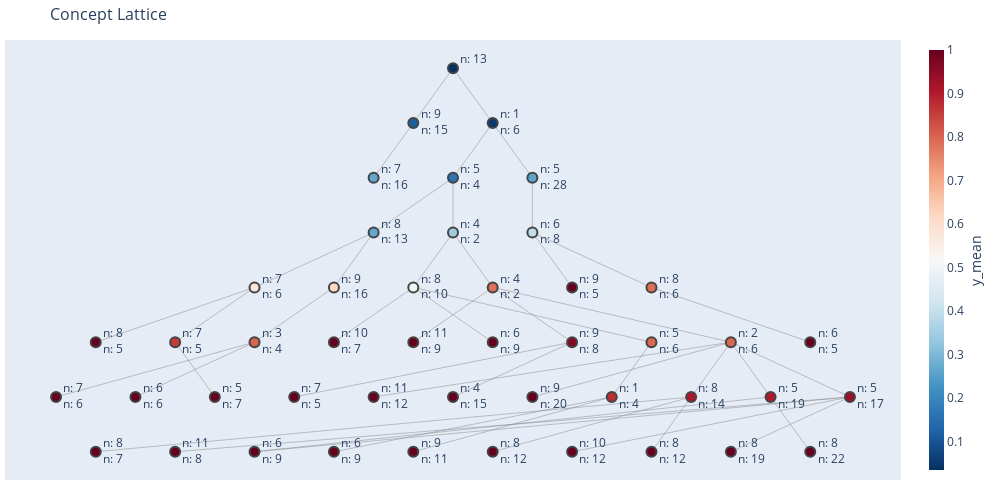

Notebook code cell kept with this figure:
### Code cell
fig_stab.show()

### Figure 1 — Plotly figure (JSON) as saved in the notebook; plotly's stock layout.template omitted (floating-point values rounded to 4 significant figures; data arrays with more than 128 entries replaced by an {"elided": "..."} marker saying what was removed)
{"data": [{"hoverinfo": "none", "line": {"color": "#888", "width": 0.5}, "mode": "lines", "type": "scatter", "x": {"elided": "138 float values"}, "y": {"elided": "138 int values"}}, {"hoverinfo": "text", "hovertext": ["PatternStructure 42<br><br>extent (len: 5): 1349, 4364, 3005, 4388, 1415<br>intent (len: 13): job in [\"admin.\", \"retired\"], contact in [\"cellular\", \"telephone\"], marital in [\"divorced\", \"married\"], previous in [0, 9], month in [\"dec\", \"jun\", \"mar\"],...<br>new extent (len: 5): 1349, 4364, 3005, 4388, 1415<br>new_intent (len: 6): campaign, housing, balance, age, education,...<br>metric strongness = 1.0<br>metric stab_min_bound = None<br>metric stab_max_bound = None<br>metric log_stab_min_bound = None<br>metric log_stab_max_bound = None<br>metric lstab_min_bound = None<br>metric n_uncovered = 0<br>", "PatternStructure 44<br><br>extent (len: 5): 3301, 3930, 328, 3005, 540<br>intent (len: 14): housing in [0, 1], poutcome in [\"other\", \"success\"], default = 0, contact = cellular, job in [\"admin.\", \"retired\", \"services\", \"unemployed\"],...<br>new extent (len: 5): 3301, 3930, 328, 3005, 540<br>new_intent (len: 8): balance, pdays, month, contact, poutcome,...<br>metric strongness = 1.0<br>metric stab_min_bound = None<br>metric stab_max_bound = None<br>metric log_stab_min_bound = None<br>metric log_stab_max_bound = None<br>metric lstab_min_bound = None<br>metric n_uncovered = 0<br>", "PatternStructure 45<br><br>extent (len: 5): 3843, 3176, 3270, 540, 3896<br>intent (len: 14): loan in [0, 1], contact in [\"cellular\", \"telephone\"], poutcome = success, month in [\"apr\", \"jul\", \"may\"], default = 0,...<br>new extent (len: 5): 3843, 3176, 3270, 540, 3896<br>new_intent (len: 7): balance, pdays, month, age, education,...<br>metric strongness = 1.0<br>metric stab_min_bound = None<br>metric stab_max_bound = None<br>metric log_stab_min_bound = None<br>metric log_stab_max_bound = None<br>metric lstab_min_bound = None<br>metric n_uncovered = 0<br>", "PatternStructure 43<br><br>extent (len: 5): 4364, 1467, 3743, 2685, 2014<br>intent (len: 13): loan in [0, 1], contact in [\"cellular\", \"telephone\"], default = 0, age in [42, 74], marital in [\"divorced\", \"single\"],...<br>new extent (len: 5): 4364, 1467, 3743, 2685, 2014<br>new_intent (len: 9): marital, campaign, balance, month, poutcome,...<br>metric strongness = 1.0<br>metric stab_min_bound = None<br>metric stab_max_bound = None<br>metric log_stab_min_bound = None<br>metric log_stab_max_bound = None<br>metric lstab_min_bound = None<br>metric n_uncovered = 0<br>", "PatternStructure 40<br><br>extent (len: 6): 3978, 2213, 110, 4216, 2122,...<br>intent (len: 14): previous in [1, 4], default = 0, contact = cellular, housing = 0, campaign in [1, 6],...<br>new extent (len: 6): 3978, 2213, 110, 4216, 2122,...<br>new_intent (len: 7): balance, pdays, month, contact, previous,...<br>metric strongness = 1.0<br>metric stab_min_bound = None<br>metric stab_max_bound = None<br>metric log_stab_min_bound = None<br>metric log_stab_max_bound = None<br>metric lstab_min_bound = None<br>metric n_uncovered = 0<br>", "PatternStructure 41<br><br>extent (len: 6): 1124, 492, 3088, 2486, 3931,...<br>intent (len: 14): contact in [\"cellular\", \"telephone\"], pdays in [91.0, 683.0], campaign in [1, 2], default = 0, job in [\"admin.\", \"technician\", \"unknown\"],...<br>new extent (len: 6): 1124, 492, 2486, 3088, 3931,...<br>new_intent (len: 6): campaign, month, previous, age, education,...<br>metric strongness = 1.0<br>metric stab_min_bound = None<br>metric stab_max_bound = None<br>metric log_stab_min_bound = None<br>metric log_stab_max_bound = None<br>metric lstab_min_bound = None<br>metric n_uncovered = 0<br>", "PatternStructure 37<br><br>extent (len: 7): 2444, 2988, 3370, 3270, 3239,...<br>intent (len: 14): job in [\"blue-collar\", \"entrepreneur\", \"management\", \"student\"], previous in [1, 4], education in [\"primary\", \"secondary\", \"tertiary\"], contact = cellular, default = 0,...<br>new extent (len: 7): 2444, 2988, 3370, 3270, 3239,...<br>new_intent (len: 5): marital, month, contact, age, job<br>metric strongness = 1.0<br>metric stab_min_bound = None<br>metric stab_max_bound = None<br>metric log_stab_min_bound = None<br>metric log_stab_max_bound = None<br>metric lstab_min_bound = None<br>metric n_uncovered = 0<br>", "PatternStructure 38<br><br>extent (len: 7): 2188, 4160, 2266, 492, 4224,...<br>intent (len: 14): pdays in [90.0, 278.0], contact in [\"cellular\", \"telephone\"], poutcome = success, balance in [-242, 1978], job in [\"admin.\", \"retired\", \"technician\", \"unemployed\"],...<br>new extent (len: 7): 2188, 4160, 2266, 492, 4224,...<br>new_intent (len: 8): balance, pdays, month, age, education,...<br>metric strongness = 1.0<br>metric stab_min_bound = None<br>metric stab_max_bound = None<br>metric log_stab_min_bound = None<br>metric log_stab_max_bound = None<br>metric lstab_min_bound = None<br>metric n_uncovered = 0<br>", "PatternStructure 39<br><br>extent (len: 7): 1181, 1048, 684, 3658, 1485,...<br>intent (len: 14): contact in [\"cellular\", \"telephone\"], poutcome in [\"other\", \"success\"], default = 0, housing = 0, campaign in [1, 6],...<br>new extent (len: 7): 1048, 1181, 684, 3658, 1485,...<br>new_intent (len: 10): marital, campaign, housing, balance, pdays,...<br>metric strongness = 1.0<br>metric stab_min_bound = None<br>metric stab_max_bound = None<br>metric log_stab_min_bound = None<br>metric log_stab_max_bound = None<br>metric lstab_min_bound = None<br>metric n_uncovered = 0<br>", "PatternStructure 36<br><br>extent (len: 8): 1056, 3250, 684, 3088, 2847,...<br>intent (len: 14): contact in [\"cellular\", \"telephone\"], job in [\"blue-collar\", \"entrepreneur\", \"services\", \"technician\"], poutcome = success, previous in [1, 4], education in [\"primary\", \"secondary\", \"tertiary\"],...<br>new extent (len: 8): 1056, 3250, 684, 3088, 2847,...<br>new_intent (len: 11): marital, campaign, housing, balance, pdays,...<br>metric strongness = 1.0<br>metric stab_min_bound = None<br>metric stab_max_bound = None<br>metric log_stab_min_bound = None<br>metric log_stab_max_bound = None<br>metric lstab_min_bound = None<br>metric n_uncovered = 0<br>", "PatternStructure 35<br><br>extent (len: 9): 98, 3835, 3256, 2176, 1952,...<br>intent (len: 14): loan in [0, 1], contact in [\"cellular\", \"telephone\"], poutcome = success, age in [28, 41], default = 0,...<br>new extent (len: 9): 98, 3835, 3256, 2176, 1952,...<br>new_intent (len: 6): balance, pdays, month, age, education,...<br>metric strongness = 1.0<br>metric stab_min_bound = None<br>metric stab_max_bound = None<br>metric log_stab_min_bound = None<br>metric log_stab_max_bound = None<br>metric lstab_min_bound = None<br>metric n_uncovered = 0<br>", "PatternStructure 32<br><br>extent (len: 9): 3684, 3695, 199, 1124, 3176,...<br>intent (len: 14): contact in [\"cellular\", \"telephone\"], job in [\"admin.\", \"management\", \"retired\", \"technician\"], poutcome = success, balance in [0, 5514], default = 0,...<br>new extent (len: 9): 3684, 3695, 199, 1124, 3176,...<br>new_intent (len: 11): marital, campaign, housing, balance, pdays,...<br>metric strongness = 1.0<br>metric stab_min_bound = None<br>metric stab_max_bound = None<br>metric log_stab_min_bound = None<br>metric log_stab_max_bound = None<br>metric lstab_min_bound = None<br>metric n_uncovered = 0<br>", "PatternStructure 34<br><br>extent (len: 9): 3684, 3835, 3695, 1754, 2251,...<br>intent (len: 14): balance in [19, 5037], contact in [\"cellular\", \"telephone\"], poutcome in [\"other\", \"success\"], month in [\"apr\", \"feb\", \"jul\", \"mar\"], education in [\"primary\", \"secondary\", \"tertiary\"],...<br>new extent (len: 9): 3684, 3835, 3695, 2251, 1754,...<br>new_intent (len: 6): housing, balance, pdays, month, age,...<br>metric strongness = 1.0<br>metric stab_min_bound = None<br>metric stab_max_bound = None<br>metric log_stab_min_bound = None<br>metric log_stab_max_bound = None<br>metric lstab_min_bound = None<br>metric n_uncovered = 0<br>", "PatternStructure 33<br><br>extent (len: 9): 1048, 1181, 2665, 3502, 2992,...<br>intent (len: 14): contact in [\"cellular\", \"telephone\"], poutcome in [\"other\", \"success\"], age in [22, 77], campaign in [1, 2], education in [\"primary\", \"secondary\", \"tertiary\"],...<br>new extent (len: 9): 1048, 1181, 2665, 3502, 2992,...<br>new_intent (len: 6): campaign, balance, pdays, month, previous,...<br>metric strongness = 1.0<br>metric stab_min_bound = None<br>metric stab_max_bound = None<br>metric log_stab_min_bound = None<br>metric log_stab_max_bound = None<br>metric lstab_min_bound = None<br>metric n_uncovered = 0<br>", "PatternStructure 31<br><br>extent (len: 11): 3684, 3695, 1754, 4216, 156,...<br>intent (len: 14): poutcome in [\"other\", \"success\"], default = 0, contact = cellular, campaign in [1, 6], marital in [\"divorced\", \"married\", \"single\"],...<br>new extent (len: 11): 3684, 3695, 1754, 156, 880,...<br>new_intent (len: 9): campaign, balance, pdays, month, contact,...<br>metric strongness = 1.0<br>metric stab_min_bound = None<br>metric stab_max_bound = None<br>metric log_stab_min_bound = None<br>metric log_stab_max_bound = None<br>metric lstab_min_bound = None<br>metric n_uncovered = 0<br>", "PatternStructure 30<br><br>extent (len: 11): 3005, 1349, 4364, 156, 492,...<br>intent (len: 13): contact in [\"cellular\", \"telephone\"], marital in [\"divorced\", \"married\"], job in [\"admin.\", \"management\", \"retired\", \"technician\"], previous in [0, 9], month in [\"dec\", \"jun\", \"mar\"],...<br>new extent (len: 6): 156, 492, 1230, 4224, 3331,...<br>new_intent (len: 8): marital, balance, month, poutcome, age,...<br>metric strongness = 0.7857142857142857<br>metric stab_min_bound = 0.984375<br>metric stab_max_bound = 0.984375<br>metric log_stab_min_bound = 6.0<br>metric log_stab_max_bound = 6.0<br>metric lstab_min_bound = -8.0<br>metric n_uncovered = 0<br>", "PatternStructure 28<br><br>extent (len: 12): 233, 3256, 2251, 2917, 4433,...<br>intent (len: 14): loan in [0, 1], poutcome = success, default = 0, contact = cellular, age in [26, 45],...<br>new extent (len: 12): 233, 3256, 2917, 2251, 4433,...<br>new_intent (len: 8): balance, pdays, month, contact, age,...<br>metric strongness = 1.0<br>metric stab_min_bound = None<br>metric stab_max_bound = None<br>metric log_stab_min_bound = None<br>metric log_stab_max_bound = None<br>metric lstab_min_bound = None<br>metric n_uncovered = 0<br>", "PatternStructure 26<br><br>extent (len: 12): 2188, 49, 156, 2539, 3751,...<br>intent (len: 14): poutcome = success, age in [31, 61], contact = cellular, default = 0, balance in [14, 4629],...<br>new extent (len: 12): 2188, 1469, 49, 2539, 156,...<br>new_intent (len: 10): campaign, balance, pdays, month, contact,...<br>metric strongness = 1.0<br>metric stab_min_bound = None<br>metric stab_max_bound = None<br>metric log_stab_min_bound = None<br>metric log_stab_max_bound = None<br>metric lstab_min_bound = None<br>metric n_uncovered = 0<br>", "PatternStructure 25<br><br>extent (len: 12): 2251, 1060, 619, 2969, 323,...<br>intent (len: 14): poutcome = success, previous in [1, 4], default = 0, contact = cellular, job in [\"admin.\", \"blue-collar\", \"management\", \"self-employed\", \"technician\"],...<br>new extent (len: 12): 2251, 1060, 619, 2969, 323,...<br>new_intent (len: 11): marital, campaign, balance, pdays, month,...<br>metric strongness = 1.0<br>metric stab_min_bound = None<br>metric stab_max_bound = None<br>metric log_stab_min_bound = None<br>metric log_stab_max_bound = None<br>metric lstab_min_bound = None<br>metric n_uncovered = 0<br>", "PatternStructure 27<br><br>extent (len: 12): 2188, 233, 49, 2266, 464,...<br>intent (len: 14): loan in [0, 1], poutcome = success, balance in [0, 4629], campaign in [1, 2], default = 0,...<br>new extent (len: 12): 2188, 233, 49, 2266, 464,...<br>new_intent (len: 8): campaign, balance, pdays, month, contact,...<br>metric strongness = 1.0<br>metric stab_min_bound = None<br>metric stab_max_bound = None<br>metric log_stab_min_bound = None<br>metric log_stab_max_bound = None<br>metric lstab_min_bound = None<br>metric n_uncovered = 0<br>", "PatternStructure 29<br><br>extent (len: 12): 855, 3527, 83, 3317, 2444,...<br>intent (len: 14): contact in [\"cellular\", \"telephone\"], previous in [1, 4], education in [\"primary\", \"secondary\", \"tertiary\"], default = 0, marital in [\"divorced\", \"married\", \"single\"],...<br>new extent (len: 5): 855, 3527, 83, 3317, 164<br>new_intent (len: 7): balance, pdays, month, poutcome, age,...<br>metric strongness = 0.8571428571428571<br>metric stab_min_bound = 0.96875<br>metric stab_max_bound = 0.96875<br>metric log_stab_min_bound = 5.0<br>metric log_stab_max_bound = 5.0<br>metric lstab_min_bound = -9.0<br>metric n_uncovered = 0<br>", "PatternStructure 24<br><br>extent (len: 15): 3385, 1905, 1048, 3978, 3256,...<br>intent (len: 14): loan in [0, 1], contact in [\"cellular\", \"telephone\"], poutcome = success, education in [\"primary\", \"secondary\", \"tertiary\"], default = 0,...<br>new extent (len: 15): 3385, 1905, 1048, 3978, 3256,...<br>new_intent (len: 4): month, age, balance, job<br>metric strongness = 1.0<br>metric stab_min_bound = None<br>metric stab_max_bound = None<br>metric log_stab_min_bound = None<br>metric log_stab_max_bound = None<br>metric lstab_min_bound = None<br>metric n_uncovered = 0<br>", "PatternStructure 22<br><br>extent (len: 16): 3978, 2213, 4160, 110, 3250,...<br>intent (len: 14): contact in [\"cellular\", \"telephone\"], pdays in [91.0, 683.0], job in [\"admin.\", \"retired\", \"student\", \"technician\", \"unemployed\", \"unknown\"], default = 0, housing = 0,...<br>new extent (len: 4): 3874, 2583, 4160, 3250<br>new_intent (len: 3): month, balance, job<br>metric strongness = 0.8<br>metric stab_min_bound = 0.998046875<br>metric stab_max_bound = 0.9990234375<br>metric log_stab_min_bound = 9.0<br>metric log_stab_max_bound = 10.0<br>metric lstab_min_bound = -4.0<br>metric n_uncovered = 0<br>", "PatternStructure 23<br><br>extent (len: 16): 3789, 3978, 504, 3248, 1437,...<br>intent (len: 13): poutcome in [\"success\", \"unknown\"], campaign in [1, 2], default = 0, previous in [0, 4], housing = 0,...<br>new extent (len: 16): 3978, 504, 3248, 1437, 2251,...<br>new_intent (len: 7): campaign, month, contact, poutcome, age,...<br>metric strongness = 0.26666666666666666<br>metric stab_min_bound = None<br>metric stab_max_bound = None<br>metric log_stab_min_bound = None<br>metric log_stab_max_bound = None<br>metric lstab_min_bound = None<br>metric n_uncovered = 0<br>", "PatternStructure 21<br><br>extent (len: 19): 1124, 1303, 70, 855, 1905,...<br>intent (len: 14): contact in [\"cellular\", \"telephone\"], poutcome = success, default = 0, balance in [0, 2557], marital in [\"divorced\", \"married\", \"single\"],...<br>new extent (len: 19): 1124, 1303, 70, 855, 1905,...<br>new_intent (len: 8): campaign, balance, pdays, month, age,...<br>metric strongness = 1.0<br>metric stab_min_bound = None<br>metric stab_max_bound = None<br>metric log_stab_min_bound = None<br>metric log_stab_max_bound = None<br>metric lstab_min_bound = None<br>metric n_uncovered = 0<br>", "PatternStructure 20<br><br>extent (len: 20): 1124, 2969, 1303, 1695, 3589,...<br>intent (len: 14): loan in [0, 1], poutcome = success, age in [28, 53], balance in [-46, 3576], default = 0,...<br>new extent (len: 20): 1124, 2969, 1303, 1695, 3589,...<br>new_intent (len: 9): marital, campaign, balance, pdays, month,...<br>metric strongness = 1.0<br>metric stab_min_bound = None<br>metric stab_max_bound = None<br>metric log_stab_min_bound = None<br>metric log_stab_max_bound = None<br>metric lstab_min_bound = None<br>metric n_uncovered = 0<br>", "PatternStructure 19<br><br>extent (len: 21): 3695, 156, 3931, 4216, 540,...<br>intent (len: 14): contact in [\"cellular\", \"telephone\"], poutcome in [\"other\", \"success\"], education in [\"primary\", \"secondary\", \"tertiary\"], default = 0, previous in [1, 5],...<br>new extent (len: 4): 1905, 984, 4009, 849<br>new_intent (len: 1): job<br>metric strongness = 0.875<br>metric stab_min_bound = 0.998779296875<br>metric stab_max_bound = 0.9990234375<br>metric log_stab_min_bound = 9.678071905112638<br>metric log_stab_max_bound = 10.0<br>metric lstab_min_bound = -4.0<br>metric n_uncovered = 0<br>", "PatternStructure 18<br><br>extent (len: 22): 4160, 2969, 1695, 540, 1905,...<br>intent (len: 14): contact in [\"cellular\", \"telephone\"], poutcome = success, campaign in [1, 2], education in [\"primary\", \"secondary\", \"tertiary\"], job in [\"admin.\", \"blue-collar\", \"housemaid\", \"management\", \"retired\", \"technician\"],...<br>new extent (len: 22): 4160, 2969, 1695, 540, 1905,...<br>new_intent (len: 8): marital, campaign, balance, month, loan,...<br>metric strongness = 1.0<br>metric stab_min_bound = None<br>metric stab_max_bound = None<br>metric log_stab_min_bound = None<br>metric log_stab_max_bound = None<br>metric lstab_min_bound = None<br>metric n_uncovered = 0<br>", "PatternStructure 17<br><br>extent (len: 23): 3317, 3502, 2449, 164, 328,...<br>intent (len: 14): contact in [\"cellular\", \"telephone\"], education in [\"primary\", \"secondary\", \"tertiary\"], poutcome in [\"failure\", \"other\", \"success\"], default = 0, month in [\"aug\", \"dec\", \"jul\", \"oct\", \"sep\"],...<br>new extent (len: 6): 1048, 3502, 2449, 1736, 4458,...<br>new_intent (len: 7): campaign, balance, pdays, month, age,...<br>metric strongness = 0.575<br>metric stab_min_bound = 0.9995079040527344<br>metric stab_max_bound = 0.99951171875<br>metric log_stab_min_bound = 10.988772744576746<br>metric log_stab_max_bound = 11.0<br>metric lstab_min_bound = -3.0<br>metric n_uncovered = 0<br>", "PatternStructure 16<br><br>extent (len: 23): 2821, 156, 1467, 3931, 1303,...<br>intent (len: 13): loan in [0, 1], month in [\"dec\", \"jun\", \"mar\", \"oct\"], contact in [\"cellular\", \"telephone\"], poutcome in [\"failure\", \"other\", \"success\", \"unknown\"], default = 0,...<br>new extent (len: 8): 2821, 36, 3311, 3931, 1303,...<br>new_intent (len: 6): balance, month, age, previous, education,...<br>metric strongness = 0.39655172413793105<br>metric stab_min_bound = 0.9997520446777344<br>metric stab_max_bound = 0.999755859375<br>metric log_stab_min_bound = 11.977632186971546<br>metric log_stab_max_bound = 12.0<br>metric lstab_min_bound = -2.0<br>metric n_uncovered = 0<br>", "PatternStructure 15<br><br>extent (len: 27): 233, 4160, 2049, 156, 3176,...<br>intent (len: 14): loan in [0, 1], contact in [\"cellular\", \"telephone\"], poutcome = success, education in [\"primary\", \"secondary\", \"tertiary\"], default = 0,...<br>new extent (len: 8): 233, 1181, 464, 1754, 684,...<br>new_intent (len: 9): marital, campaign, balance, pdays, month,...<br>metric strongness = 0.9642857142857143<br>metric stab_min_bound = 0.9997556209564209<br>metric stab_max_bound = 0.999755859375<br>metric log_stab_min_bound = 11.998591805607191<br>metric log_stab_max_bound = 12.0<br>metric lstab_min_bound = -2.0<br>metric n_uncovered = 0<br>", "PatternStructure 14<br><br>extent (len: 27): 3695, 156, 3931, 1469, 4216,...<br>intent (len: 14): contact in [\"cellular\", \"telephone\"], poutcome in [\"other\", \"success\"], education in [\"primary\", \"secondary\", \"tertiary\"], default = 0, previous in [1, 5],...<br>new extent (len: 6): 684, 3088, 1469, 3658, 1485,...<br>new_intent (len: 5): pdays, month, age, previous, job<br>metric strongness = 0.7941176470588235<br>metric stab_min_bound = 0.984375<br>metric stab_max_bound = 0.984375<br>metric log_stab_min_bound = 6.0<br>metric log_stab_max_bound = 6.0<br>metric lstab_min_bound = -8.0<br>metric n_uncovered = 0<br>", "PatternStructure 13<br><br>extent (len: 31): 3695, 4160, 3498, 1467, 164,...<br>intent (len: 13): contact in [\"cellular\", \"telephone\", \"unknown\"], default = 0, previous in [0, 4], housing = 0, age in [28, 84],...<br>new extent (len: 15): 2014, 3684, 4108, 3695, 4160,...<br>new_intent (len: 9): campaign, housing, balance, month, poutcome,...<br>metric strongness = 0.11524163568773234<br>metric stab_min_bound = 0.999969482421875<br>metric stab_max_bound = 0.999969482421875<br>metric log_stab_min_bound = 15.0<br>metric log_stab_max_bound = 15.0<br>metric lstab_min_bound = 1.0<br>metric n_uncovered = 0<br>", "PatternStructure 12<br><br>extent (len: 32): 3317, 4160, 1124, 164, 2969,...<br>intent (len: 14): contact in [\"cellular\", \"telephone\"], pdays in [91.0, 683.0], default = 0, housing = 0, campaign in [1, 6],...<br>new extent (len: 16): 1056, 3317, 3256, 2251, 1754,...<br>new_intent (len: 9): marital, housing, balance, pdays, month,...<br>metric strongness = 0.6153846153846154<br>metric stab_min_bound = 0.9999847412109375<br>metric stab_max_bound = 0.9999847412109375<br>metric log_stab_min_bound = 16.0<br>metric log_stab_max_bound = 16.0<br>metric lstab_min_bound = 2.0<br>metric n_uncovered = 0<br>", "PatternStructure 11<br><br>extent (len: 40): 233, 4160, 2917, 4433, 2449,...<br>intent (len: 14): loan in [0, 1], job in [\"admin.\", \"blue-collar\", \"management\", \"retired\", \"student\", \"technician\", \"unemployed\"], contact in [\"cellular\", \"telephone\"], poutcome = success, balance in [-242, 4629],...<br>new extent (len: 14): 3978, 1905, 941, 3005, 4186,...<br>new_intent (len: 8): marital, campaign, balance, pdays, month,...<br>metric strongness = 0.9090909090909091<br>metric stab_min_bound = 0.9999999924330041<br>metric stab_max_bound = 0.9999999962747097<br>metric log_stab_min_bound = 26.977632186971544<br>metric log_stab_max_bound = 28.0<br>metric lstab_min_bound = 14.0<br>metric n_uncovered = 0<br>", "PatternStructure 10<br><br>extent (len: 45): 3695, 2917, 156, 3176, 3502,...<br>intent (len: 14): contact in [\"cellular\", \"telephone\"], poutcome in [\"other\", \"success\"], month in [\"apr\", \"dec\", \"feb\", \"jul\", \"jun\", \"mar\", \"may\", \"nov\", \"oct\"], age in [22, 77], education in [\"primary\", \"secondary\", \"tertiary\"],...<br>new extent (len: 10): 3256, 2917, 199, 3176, 4093,...<br>new_intent (len: 8): balance, pdays, month, age, education,...<br>metric strongness = 0.5056179775280899<br>metric stab_min_bound = 0.9999961852845445<br>metric stab_max_bound = 0.9999961853027344<br>metric log_stab_min_bound = 17.999993120710368<br>metric log_stab_max_bound = 18.0<br>metric lstab_min_bound = 4.0<br>metric n_uncovered = 0<br>", "PatternStructure 9<br><br>extent (len: 48): 233, 4160, 2917, 2049, 2969,...<br>intent (len: 14): loan in [0, 1], contact in [\"cellular\", \"telephone\"], poutcome = success, default = 0, job in [\"admin.\", \"blue-collar\", \"housemaid\", \"management\", \"retired\", \"technician\"],...<br>new extent (len: 19): 233, 2917, 2049, 70, 1653,...<br>new_intent (len: 5): balance, pdays, month, age, job<br>metric strongness = 0.9056603773584906<br>metric stab_min_bound = 0.9999999850970198<br>metric stab_max_bound = 0.9999999850988388<br>metric log_stab_min_bound = 25.999823900513558<br>metric log_stab_max_bound = 26.0<br>metric lstab_min_bound = 12.0<br>metric n_uncovered = 0<br>", "PatternStructure 8<br><br>extent (len: 51): 2821, 156, 1124, 3502, 2449,...<br>intent (len: 13): loan in [0, 1], poutcome in [\"failure\", \"other\", \"success\", \"unknown\"], contact in [\"cellular\", \"telephone\"], age in [28, 87], previous in [0, 14],...<br>new extent (len: 28): 1124, 3502, 2449, 164, 3789,...<br>new_intent (len: 5): campaign, balance, month, age, job<br>metric strongness = 0.2602040816326531<br>metric stab_min_bound = 0.9999999962747097<br>metric stab_max_bound = 0.9999999962747097<br>metric log_stab_min_bound = 28.0<br>metric log_stab_max_bound = 28.0<br>metric lstab_min_bound = 14.0<br>metric n_uncovered = 0<br>", "PatternStructure 7<br><br>extent (len: 58): 233, 2917, 2049, 156, 1124,...<br>intent (len: 14): loan in [0, 1], contact in [\"cellular\", \"telephone\"], poutcome = success, month in [\"aug\", \"feb\", \"jan\", \"jul\", \"jun\", \"mar\", \"nov\", \"oct\", \"sep\"], default = 0,...<br>new extent (len: 17): 941, 233, 4186, 347, 2917,...<br>new_intent (len: 5): balance, pdays, month, age, job<br>metric strongness = 0.9354838709677419<br>metric stab_min_bound = 0.9999999999981641<br>metric stab_max_bound = 0.999999999998181<br>metric log_stab_min_bound = 38.98667732657455<br>metric log_stab_max_bound = 39.0<br>metric lstab_min_bound = 25.0<br>metric n_uncovered = 0<br>", "PatternStructure 6<br><br>extent (len: 62): 3317, 4160, 2917, 1928, 1124,...<br>intent (len: 14): month in [\"apr\", \"aug\", \"dec\", \"feb\", \"jan\", \"jul\", \"jun\", \"mar\", \"oct\", \"sep\"], contact in [\"cellular\", \"telephone\"], poutcome in [\"failure\", \"other\", \"success\"], default = 0, campaign in [1, 6],...<br>new extent (len: 13): 98, 1905, 2188, 347, 2917,...<br>new_intent (len: 8): campaign, balance, pdays, month, age,...<br>metric strongness = 0.2683982683982684<br>metric stab_min_bound = 0.9999999990668584<br>metric stab_max_bound = 0.9999999990686774<br>metric log_stab_min_bound = 29.997184984392945<br>metric log_stab_max_bound = 30.0<br>metric lstab_min_bound = 16.0<br>metric n_uncovered = 0<br>", "PatternStructure 5<br><br>extent (len: 84): 4160, 2049, 1124, 3931, 1695,...<br>intent (len: 14): loan in [0, 1], contact in [\"cellular\", \"telephone\"], poutcome = success, default = 0, pdays in [1.0, 541.0],...<br>new extent (len: 6): 1048, 1181, 3176, 477, 3243,...<br>new_intent (len: 2): month, job<br>metric strongness = 0.8<br>metric stab_min_bound = 0.99999998508423<br>metric stab_max_bound = 0.9999999850988388<br>metric log_stab_min_bound = 25.998586307542055<br>metric log_stab_max_bound = 26.0<br>metric lstab_min_bound = 12.0<br>metric n_uncovered = 0<br>", "PatternStructure 4<br><br>extent (len: 94): 4160, 2049, 1124, 3931, 1695,...<br>intent (len: 14): loan in [0, 1], contact in [\"cellular\", \"telephone\"], poutcome = success, default = 0, pdays in [1.0, 541.0],...<br>new extent (len: 2): 880, 1374<br>new_intent (len: 4): age, poutcome, campaign, balance<br>metric strongness = 0.7833333333333333<br>metric stab_min_bound = 0.9990234375<br>metric stab_max_bound = 0.9990234375<br>metric log_stab_min_bound = 10.0<br>metric log_stab_max_bound = 10.0<br>metric lstab_min_bound = -4.0<br>metric n_uncovered = 0<br>", "PatternStructure 3<br><br>extent (len: 103): 4160, 2049, 1124, 3931, 1695,...<br>intent (len: 14): loan in [0, 1], contact in [\"cellular\", \"telephone\"], poutcome in [\"other\", \"success\"], default = 0, pdays in [1.0, 541.0],...<br>new extent (len: 2): 3932, 3930<br>new_intent (len: 4): age, poutcome, balance, pdays<br>metric strongness = 0.3468013468013468<br>metric stab_min_bound = 0.998046875<br>metric stab_max_bound = 0.998046875<br>metric log_stab_min_bound = 9.0<br>metric log_stab_max_bound = 9.0<br>metric lstab_min_bound = -5.0<br>metric n_uncovered = 0<br>", "PatternStructure 2<br><br>extent (len: 122): 3317, 4160, 2049, 1124, 3931,...<br>intent (len: 14): loan in [0, 1], contact in [\"cellular\", \"telephone\"], age in [21, 79], poutcome in [\"failure\", \"other\", \"success\"], default = 0,...<br>new extent (len: 4): 970, 412, 4213, 3743<br>new_intent (len: 5): balance, pdays, poutcome, age, previous<br>metric strongness = 0.16180371352785147<br>metric stab_min_bound = 0.9999980926513672<br>metric stab_max_bound = 0.9999980926513672<br>metric log_stab_min_bound = 19.0<br>metric log_stab_max_bound = 19.0<br>metric lstab_min_bound = 5.0<br>metric n_uncovered = 0<br>", "PatternStructure 1<br><br>extent (len: 148): 2821, 3317, 4160, 2049, 1124,...<br>intent (len: 13): loan in [0, 1], poutcome in [\"failure\", \"other\", \"success\", \"unknown\"], contact in [\"cellular\", \"telephone\"], previous in [0, 14], default = 0,...<br>new extent (len: 6): 2780, 4108, 503, 189, 3558,...<br>new_intent (len: 1): contact<br>metric strongness = 0.04933333333333333<br>metric stab_min_bound = 0.9999999850988388<br>metric stab_max_bound = 0.9999999850988388<br>metric log_stab_min_bound = 26.0<br>metric log_stab_max_bound = 26.0<br>metric lstab_min_bound = 12.0<br>metric n_uncovered = 148<br>", "PatternStructure 0<br><br>extent (len: 149): 2821, 3317, 4160, 2049, 1124,...<br>intent (len: 13): contact in [\"cellular\", \"telephone\", \"unknown\"], poutcome in [\"failure\", \"other\", \"success\", \"unknown\"], loan in [0, 1], previous in [0, 14], default = 0,...<br>new extent (len: 0): ∅<br>new_intent (len: 13): marital, campaign, default, housing, balance,...<br>metric strongness = 0.03521626093122193<br>metric stab_min_bound = 0.5<br>metric stab_max_bound = 0.5<br>metric log_stab_min_bound = 1.0<br>metric log_stab_max_bound = 1.0<br>metric lstab_min_bound = -13.0<br>"], "marker": {"color": [1, 1, 1, 1, 1, 1, 1, 1, 1, 1, 1, 1, 1, 1, 1, 0.7857, 1, 1, 1, 1, 0.8571, 1, 0.8, 0.2667, 1, 1, 0.875, 1, 0.575, 0.3966, 0.9643, 0.7941, 0.1152, 0.6154, 0.9091, 0.5056, 0.9057, 0.2602, 0.9355, 0.2684, 0.8, 0.7833, 0.3468, 0.1618, 0.04933, 0.03522], "colorbar": {"thickness": 15, "title": {"side": "right", "text": "y_mean"}, "xanchor": "left"}, "colorscale": [[0, "rgb(103,0,31)"], [0.1, "rgb(178,24,43)"], [0.2, "rgb(214,96,77)"], [0.3, "rgb(244,165,130)"], [0.4, "rgb(253,219,199)"], [0.5, "rgb(247,247,247)"], [0.6, "rgb(209,229,240)"], [0.7, "rgb(146,197,222)"], [0.8, "rgb(67,147,195)"], [0.9, "rgb(33,102,172)"], [1, "rgb(5,48,97)"]], "line": {"width": 2}, "reversescale": true, "showscale": true, "size": 10}, "mode": "markers+text", "text": ["n: 6<br>n: 5", "n: 8<br>n: 5", "n: 7<br>n: 5", "n: 9<br>n: 5", "n: 7<br>n: 6", "n: 6<br>n: 6", "n: 5<br>n: 7", "n: 8<br>n: 7", "n: 10<br>n: 7", "n: 11<br>n: 8", "n: 6<br>n: 9", "n: 11<br>n: 9", "n: 6<br>n: 9", "n: 6<br>n: 9", "n: 9<br>n: 11", "n: 8<br>n: 6", "n: 8<br>n: 12", "n: 10<br>n: 12", "n: 11<br>n: 12", "n: 8<br>n: 12", "n: 7<br>n: 5", "n: 4<br>n: 15", "n: 3<br>n: 4", "n: 7<br>n: 16", "n: 8<br>n: 19", "n: 9<br>n: 20", "n: 1<br>n: 4", "n: 8<br>n: 22", "n: 7<br>n: 6", "n: 6<br>n: 8", "n: 9<br>n: 8", "n: 5<br>n: 6", "n: 9<br>n: 15", "n: 9<br>n: 16", "n: 8<br>n: 14", "n: 8<br>n: 10", "n: 5<br>n: 19", "n: 5<br>n: 28", "n: 5<br>n: 17", "n: 8<br>n: 13", "n: 2<br>n: 6", "n: 4<br>n: 2", "n: 4<br>n: 2", "n: 5<br>n: 4", "n: 1<br>n: 6", "n: 13<br>"], "textposition": "middle right", "type": "scatter", "x": [4.5, -4.5, -2, 1.5, -5, -4, -3, -4.5, -1.5, -3.5, -2.5, -0.5, -1.5, 0.5, -0.5, 2.5, 0.5, 1.5, -1, 2.5, -3.5, 0, -2.5, -1, 3.5, 1, 2, 4.5, -2.5, 1, 1.5, 2.5, -0.5, -1.5, 3, -0.5, 4, 1, 5, -1, 3.5, 0.5, 0, 0, 0.5, 0], "y": [3, 3, 2, 4, 2, 2, 2, 1, 3, 1, 1, 3, 1, 3, 1, 4, 1, 1, 2, 1, 3, 2, 3, 6, 1, 2, 2, 1, 4, 5, 3, 3, 7, 4, 2, 4, 2, 6, 2, 5, 3, 4, 5, 6, 7, 8]}], "layout": {"height": 500, "hovermode": "closest", "margin": {"b": 20, "l": 5, "r": 5, "t": 40}, "showlegend": false, "title": {"font": {"size": 16}, "text": "Concept Lattice"}, "width": 1000, "xaxis": {"showgrid": false, "showticklabels": false, "zeroline": false}, "yaxis": {"showgrid": false, "showticklabels": false, "zeroline": false}}}
